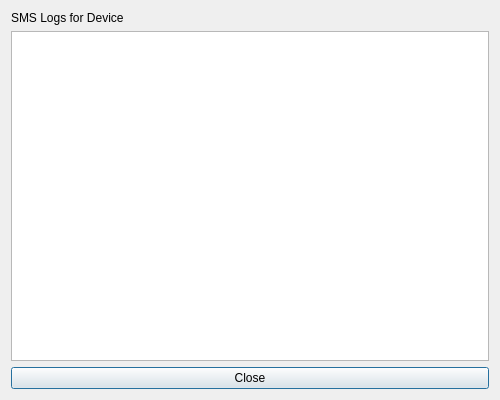
<?xml version="1.0" encoding="UTF-8"?>
<ui version="4.0">
    <class>SMSLogDialog</class>
    <widget class="QDialog" name="SMSLogDialog">
        <property name="geometry">
            <rect>
                <x>0</x>
                <y>0</y>
                <width>500</width>
                <height>400</height>
            </rect>
        </property>
        <property name="windowTitle">
            <string>SMS Logs</string>
        </property>
        <layout class="QVBoxLayout" name="verticalLayout">
            <item>
                <widget class="QLabel" name="deviceLabel">
                    <property name="text">
                        <string>SMS Logs for Device</string>
                    </property>
                </widget>
            </item>
            <item>
                <widget class="QTableWidget" name="smsTable"/>
            </item>
            <item>
                <widget class="QPushButton" name="closeButton">
                    <property name="text">
                        <string>Close</string>
                    </property>
                </widget>
            </item>
        </layout>
    </widget>
    <resources/>
    <connections/>
</ui>
